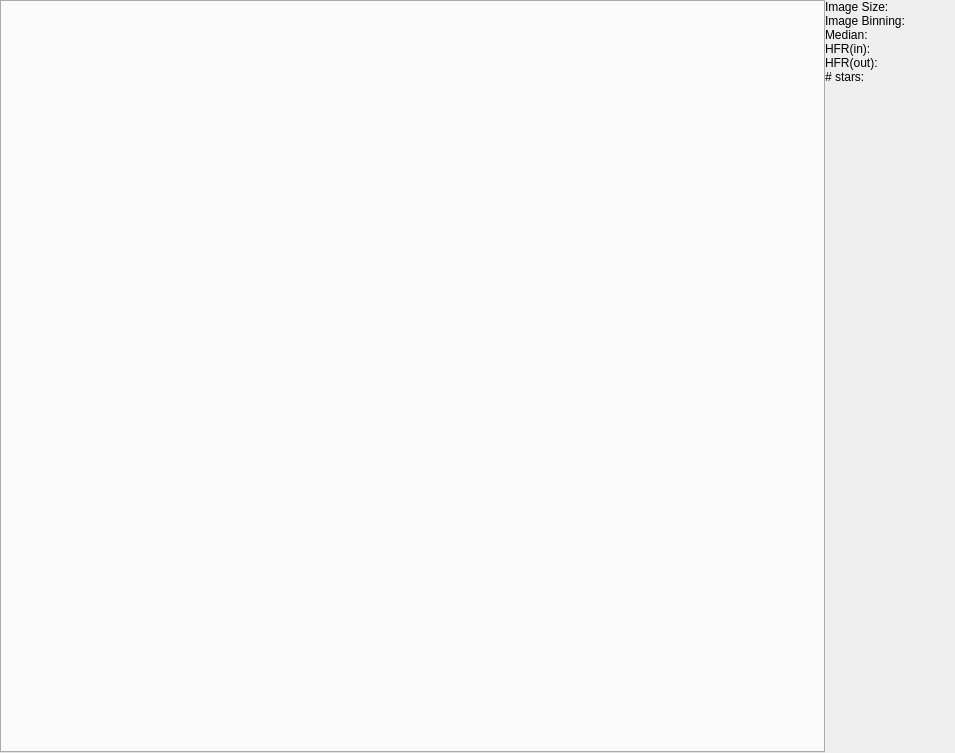
<?xml version="1.0" encoding="UTF-8"?>
<ui version="4.0">
 <class>Form</class>
 <widget class="QWidget" name="Form">
  <property name="geometry">
   <rect>
    <x>0</x>
    <y>0</y>
    <width>955</width>
    <height>753</height>
   </rect>
  </property>
  <property name="windowTitle">
   <string>Form</string>
  </property>
  <layout class="QHBoxLayout" name="horizontalLayout">
   <property name="spacing">
    <number>0</number>
   </property>
   <property name="leftMargin">
    <number>0</number>
   </property>
   <property name="topMargin">
    <number>0</number>
   </property>
   <property name="rightMargin">
    <number>0</number>
   </property>
   <property name="bottomMargin">
    <number>0</number>
   </property>
   <item>
    <widget class="QTabWidget" name="image_tabs">
     <property name="sizePolicy">
      <sizepolicy hsizetype="Expanding" vsizetype="Expanding">
       <horstretch>100</horstretch>
       <verstretch>100</verstretch>
      </sizepolicy>
     </property>
     <property name="minimumSize">
      <size>
       <width>0</width>
       <height>0</height>
      </size>
     </property>
     <property name="currentIndex">
      <number>-1</number>
     </property>
    </widget>
   </item>
   <item>
    <layout class="QFormLayout" name="formLayout_2">
     <property name="verticalSpacing">
      <number>0</number>
     </property>
     <item row="0" column="0">
      <layout class="QFormLayout" name="formLayout">
       <property name="sizeConstraint">
        <enum>QLayout::SetFixedSize</enum>
       </property>
       <property name="horizontalSpacing">
        <number>0</number>
       </property>
       <property name="verticalSpacing">
        <number>0</number>
       </property>
       <item row="0" column="0">
        <widget class="QLabel" name="label">
         <property name="sizePolicy">
          <sizepolicy hsizetype="Minimum" vsizetype="Preferred">
           <horstretch>0</horstretch>
           <verstretch>0</verstretch>
          </sizepolicy>
         </property>
         <property name="minimumSize">
          <size>
           <width>0</width>
           <height>0</height>
          </size>
         </property>
         <property name="text">
          <string>Image Size:</string>
         </property>
        </widget>
       </item>
       <item row="0" column="1">
        <widget class="QLabel" name="image_size_label">
         <property name="sizePolicy">
          <sizepolicy hsizetype="Fixed" vsizetype="Preferred">
           <horstretch>0</horstretch>
           <verstretch>0</verstretch>
          </sizepolicy>
         </property>
         <property name="minimumSize">
          <size>
           <width>0</width>
           <height>0</height>
          </size>
         </property>
         <property name="text">
          <string/>
         </property>
        </widget>
       </item>
       <item row="1" column="0">
        <widget class="QLabel" name="image_bin_label_label">
         <property name="enabled">
          <bool>true</bool>
         </property>
         <property name="text">
          <string>Image Binning:</string>
         </property>
        </widget>
       </item>
       <item row="1" column="1">
        <widget class="QLabel" name="image_bin_label">
         <property name="enabled">
          <bool>true</bool>
         </property>
         <property name="text">
          <string/>
         </property>
        </widget>
       </item>
       <item row="2" column="0">
        <widget class="QLabel" name="label_2">
         <property name="text">
          <string>Median:</string>
         </property>
        </widget>
       </item>
       <item row="2" column="1">
        <widget class="QLabel" name="image_median_label">
         <property name="text">
          <string/>
         </property>
        </widget>
       </item>
       <item row="3" column="0">
        <widget class="QLabel" name="label_4">
         <property name="text">
          <string>HFR(in):</string>
         </property>
        </widget>
       </item>
       <item row="3" column="1">
        <widget class="QLabel" name="hfr_in_label">
         <property name="minimumSize">
          <size>
           <width>50</width>
           <height>0</height>
          </size>
         </property>
         <property name="text">
          <string/>
         </property>
        </widget>
       </item>
       <item row="4" column="0">
        <widget class="QLabel" name="hfr_out">
         <property name="text">
          <string>HFR(out):</string>
         </property>
        </widget>
       </item>
       <item row="4" column="1">
        <widget class="QLabel" name="hfr_out_label">
         <property name="text">
          <string/>
         </property>
        </widget>
       </item>
       <item row="5" column="0">
        <widget class="QLabel" name="label_5">
         <property name="text">
          <string># stars:</string>
         </property>
        </widget>
       </item>
       <item row="5" column="1">
        <widget class="QLabel" name="number_stars_label">
         <property name="minimumSize">
          <size>
           <width>0</width>
           <height>0</height>
          </size>
         </property>
         <property name="text">
          <string/>
         </property>
        </widget>
       </item>
      </layout>
     </item>
     <item row="1" column="0">
      <layout class="QHBoxLayout" name="hfr_histogram_spot">
       <property name="spacing">
        <number>0</number>
       </property>
      </layout>
     </item>
     <item row="2" column="0">
      <layout class="QHBoxLayout" name="pixel_histogram_spot">
       <property name="spacing">
        <number>0</number>
       </property>
      </layout>
     </item>
    </layout>
   </item>
  </layout>
 </widget>
 <resources/>
 <connections/>
</ui>
